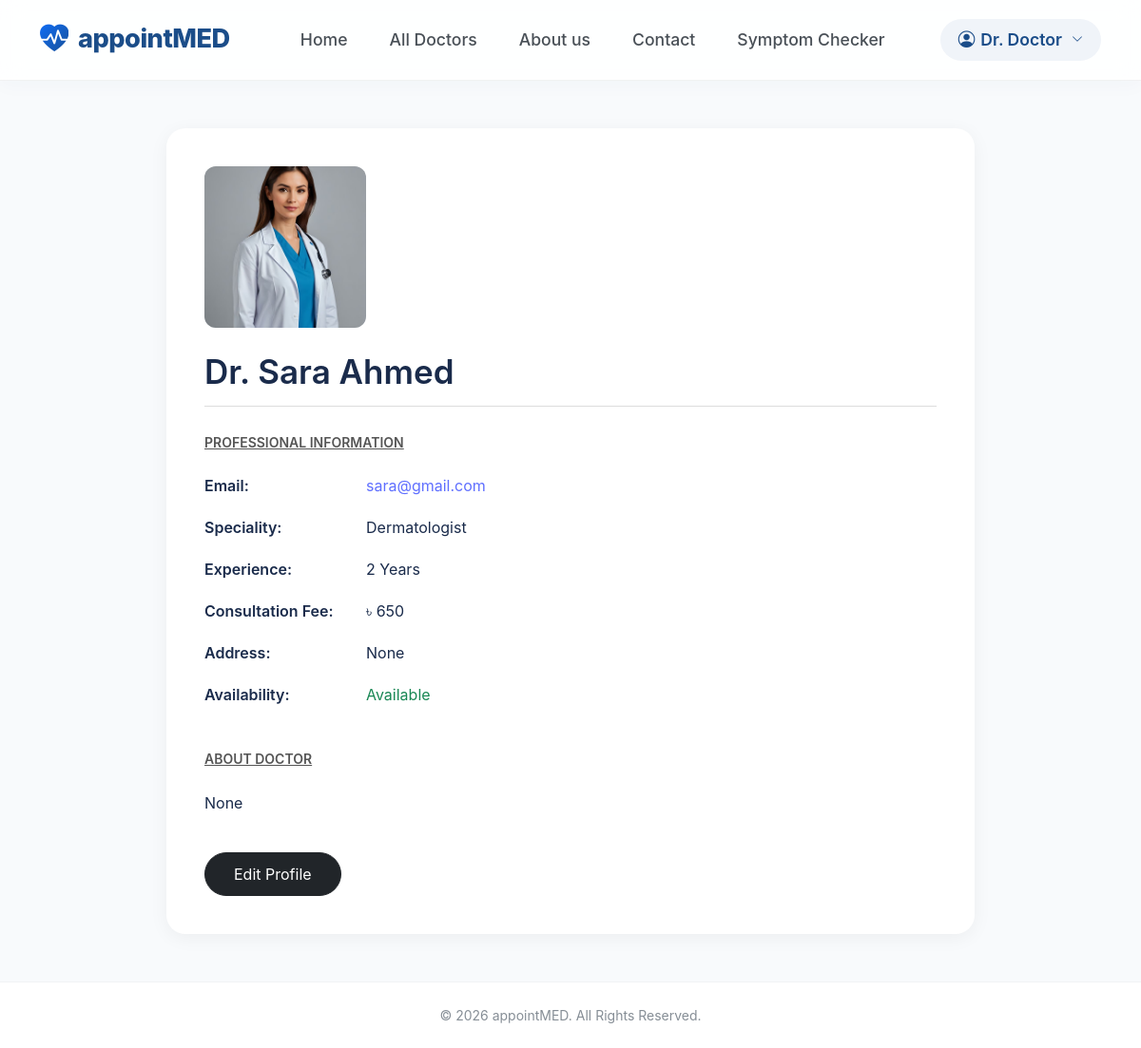
The page /accounts/doctor_profile/ (signed in) on the database its author committed.
### accounts/models.py (models this page shows, shortened)
class User(AbstractUser):
    ROLE_CHOICES = (
        ('PATIENT', 'Patient'),
        ('DOCTOR', 'Doctor'),
    )
    email = models.EmailField(unique=True)
    role = models.CharField(max_length=10, choices=ROLE_CHOICES)
    USERNAME_FIELD = 'email'
    REQUIRED_FIELDS = ['username']

class DoctorProfile(models.Model):
    user = models.OneToOneField(User, on_delete=models.CASCADE)
    name = models.CharField(max_length=100)
    speciality = models.CharField(max_length=100)
    experience = models.IntegerField()
    address = models.TextField()
    fees = models.IntegerField()
    about = models.TextField()
    is_available = models.BooleanField(default=True)
    image = models.ImageField(upload_to='doctors/', blank=True)

### accounts/views.py (the view, shortened to what this page needs)
# urls.py: path('doctor_profile/', views.doctor_profile, name='doctor_profile'),
@login_required
def doctor_profile(request):
    profile = request.user.doctorprofile
    edit_mode = request.GET.get('edit') == 'true'
    context = {
        'profile': profile,
        'edit_mode': edit_mode,
    }
    return render(request, 'doctor_profile.html', context)

### templates/doctor_profile.html (shortened to what this page needs)
{% extends "base.html" %}
{% block content %}
<div class="container profile-wrapper">
    <div class="profile-card">
        {% if profile.image %}
            <img src="{{ profile.image.url }}" class="profile-pic">
        {% else %}
            <img src="https://via.placeholder.com/170" class="profile-pic">
        {% endif %}
        {% if not edit_mode %}
            <h1 class="user-name">
                Dr. {{ profile.name }}
            </h1>
            <div class="mb-5">
                <h6 class="section-title">
                    Professional Information
                </h6>
                <div class="info-row">
                    <span class="info-label">Email:</span>
                    <span class="info-value">{{ request.user.email }}</span>
                </div>
                <div class="info-row">
                    <span class="info-label">Speciality:</span>
                    <span>{{ profile.speciality }}</span>
                </div>
                <div class="info-row">
                    <span class="info-label">Experience:</span>
                    <span>{{ profile.experience }} Years</span>
                </div>
                <div class="info-row">
                    <span class="info-label">Consultation Fee:</span>
                    <span>৳ {{ profile.fees }}</span>
                </div>
                <div class="info-row">
                    <span class="info-label">Address:</span>
                    <span>{{ profile.address }}</span>
                </div>
                <div class="info-row">
                    <span class="info-label">Availability:</span>
                    {% if profile.is_available %}
                        <span class="text-success">
                            Available
                        </span>
                    {% else %}
                        <span class="text-danger">
                            Not Available
                        </span>
                    {% endif %}
                </div>
            </div>
            <div>
                <h6 class="section-title">
                    About Doctor
                </h6>
                <p>
                    {{ profile.about }}
                </p>
            </div>
            <a href="?edit=true" class="btn btn-dark btn-edit mt-4">
                Edit Profile
            </a>
        {% endif %}
    </div>
</div>
{% endblock %}

### templates/base.html (shortened to what this page needs)
{% load static %}
<!DOCTYPE html>
<html lang="en">
<head>
    <link href="https://cdn.jsdelivr.net/npm/bootstrap@5.3.7/dist/css/bootstrap.min.css" rel="stylesheet">
    <link rel="stylesheet" href="https://cdn.jsdelivr.net/npm/bootstrap-icons@1.11.0/font/bootstrap-icons.css">
    <link href="https://unpkg.com/aos@2.3.1/dist/aos.css" rel="stylesheet">
    <link rel="stylesheet" href="{% static 'css/style.css'%}">
</head>
<body>
<nav class="navbar navbar-expand-lg custom-navbar">
    <div class="container">
        <a class="navbar-brand" href="{% url 'home'%}">
            <i class="bi bi-heart-pulse-fill"></i> appointMED
        </a>
        <div class="collapse navbar-collapse" id="navbarNav">
            <ul class="navbar-nav mx-auto">
                <li class="nav-item">
                    <a class="nav-link {% if request.resolver_match.url_name == 'home' %}active{% endif%}" href="{% url 'home'%}">
                        Home
                    </a>
                </li>
                <li class="nav-item">
                    <a class="nav-link {% if request.resolver_match.url_name == 'doctor_list' %}active{% endif %}" href="{% url 'doctor_list'%}">
                        All Doctors
                    </a>
                </li>
                <li class="nav-item">
                    <a class="nav-link" href="{% url 'about'%}">
                        About us
                    </a>
                </li>
                <li class="nav-item">
                    <a class="nav-link" href="#">
                        Contact
                    </a>
                </li>
                <li class="nav-item">
                     <a class="nav-link {% if request.resolver_match.url_name == 'symptom_checker' %}active{% endif %}" href="{% url 'symptom_checker'%}">
                         Symptom Checker
                    </a>
                </li>
            </ul>
            <div class="auth-wrapper d-flex align-items-center mt-3 mt-lg-0">
                {% if user.is_authenticated %}
                <div class="dropdown">
                    <a class="nav-link user-dropdown-btn dropdown-toggle" href="#" data-bs-toggle="dropdown" role="button" aria-expanded="false">
                        <i class="bi bi-person-circle"></i>
                        {% if user.is_superuser %}
                            Admin
                        {% elif user.role == "DOCTOR" %}
                            Dr. {{ user.last_name|default:"Doctor" }}
                        {% elif user.role == "PATIENT" %}
                            Patient
                        {% else %}
                            User
                        {% endif %}
                        <i class="bi bi-chevron-down ms-1" style="font-size: 0.75rem;"></i>
                    </a>
                </div>
                {% else %}
                <a class="login-btn text-decoration-none" href="{% url 'create_account'%}">
                    <i class="bi bi-person-plus-fill me-1"></i> Create Account
                </a>
                {% endif %}
            </div>
        </div>
    </div>
</nav>
<div class="content">
    {% block content %}
    {% endblock %}
</div>
<footer class="footer">
    <p class="mb-0">© 2026 appointMED. All Rights Reserved.</p>
</footer>
</body>
</html>

### static/css/style.css (style rules this page uses)
:root { --primary-blue: #1b4d89; --light-bg: #f0f5fa; --text-dark: #1a2b4b; }
body { font-family: 'Inter', sans-serif; color: var(--text-dark); overflow-x: hidden; }

### templates/base.html (style rules this page uses)
body { background-color: #ffffff; font-family: 'Inter', Arial, sans-serif; }
.custom-navbar { background: rgba(255, 255, 255, 0.85); backdrop-filter: blur(12px); -webkit-backdrop-filter: blur(12px); border-bottom: 1px solid rgba(0, 0, 0, 0.05); position: sticky; top: 0; z-index: 1000; box-shadow: 0 4px 20px rgba(27, 77, 137, 0.03); padding: 14px 0; transition: all 0.3s ease; }
.navbar-brand { color: #1b4d89 !important; font-size: 1.7rem; font-weight: 800; letter-spacing: -0.5px; display: flex; align-items: center; gap: 10px; transition: transform 0.2s ease; }
.navbar-brand i { background: linear-gradient(135deg, #0d6efd, #1b4d89); -webkit-background-clip: text; -webkit-text-fill-color: transparent; font-size: 1.9rem; display: inline-block; }
.nav-link { color: #495057 !important; padding: 10px 20px !important; position: relative; transition: color 0.25s ease; font-weight: 500; font-size: 1.1rem; }
.nav-link::after { content: ''; position: absolute; width: 0; height: 2px; bottom: 0; left: 20px; background-color: #1b4d89; transition: width 0.25s ease; }
.navbar-nav { gap: 4px; }
.user-dropdown-btn { background-color: #f0f4f9 !important; color: #1b4d89 !important; border-radius: 50px !important; padding: 8px 18px !important; font-weight: 600; display: inline-flex; align-items: center; gap: 6px; border: 1px solid transparent; }
.user-dropdown-btn::after { display: none; }
.footer { background-color: #ffffff; border-top: 1px solid #f1f3f5; text-align: center; padding: 24px; color: #868e96; font-size: 14px; }

### templates/doctor_profile.html (style rules this page uses)
body { background: #f8fafc; }
.profile-wrapper { padding: 50px 0; display:flex; justify-content:center; align-items: center; }
.profile-card { background: white; padding: 40px; border-radius: 20px; box-shadow: 0 4px 20px rgba(0,0,0,0.05); width: 100%; max-width:850px; }
.profile-pic { width: 170px; height: 170px; object-fit: cover; border-radius: 12px; background: #f1f5f9; }
.user-name { font-size: 35px; font-weight: 600; margin-top: 25px; margin-bottom: 30px; border-bottom: 1px solid #ddd; padding-bottom: 15px; }
.section-title { font-size: 14px; font-weight: 600; text-transform: uppercase; margin-bottom: 25px; color: #555; text-decoration: underline; }
.info-row { display: grid; grid-template-columns: 170px 1fr; margin-bottom: 20px; }
.info-label { font-weight: 600; }
.info-value { color: #5f6fff; }
.btn-edit { border-radius: 30px; padding: 10px 30px; }

### rows shown on the page
User: last_name "Doctor", user.email "sara@gmail.com"
DoctorProfile: image (picture), name "Sara Ahmed", speciality "Dermatologist", experience "2", fees "650", address "None", about "None"
